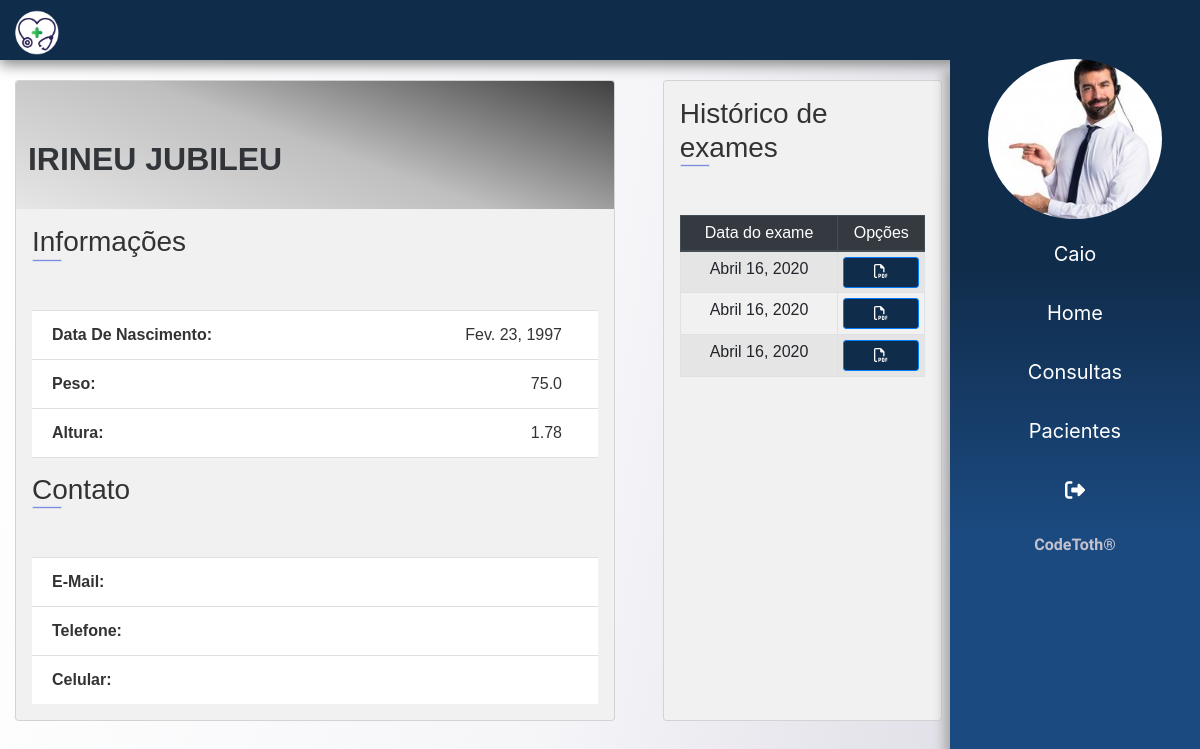
The page /pacientes/paciente/1 (signed in) on the database as committed earlier.
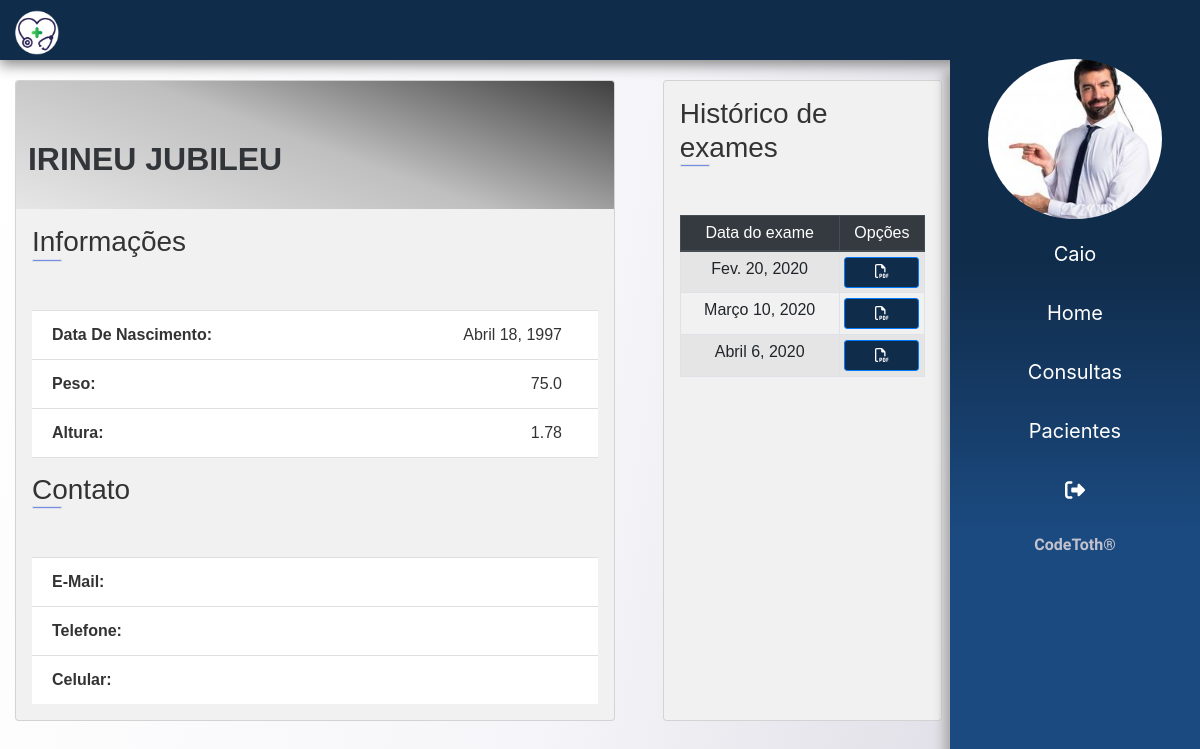
The same page on the database as committed later.
### app/paciente/models.py (models this page shows)
class Paciente(models.Model):
    nome = models.CharField(max_length=200)
    sexo = models.CharField(max_length=1)
    data_nascimento = models.DateField()
    cpf = models.CharField(max_length=20, unique=True)
    rg = models.CharField(max_length=20, unique=True)
    carteira_convenio = models.CharField(max_length=30, unique=True)
    peso = models.FloatField()
    altura = models.FloatField()
    imc = models.CharField(max_length=100)
    idade = models.CharField(max_length=100)

### app/exames/models.py (models this page shows)
class Exame_Resultado(models.Model):
    paciente = models.ForeignKey(Paciente, on_delete=models.CASCADE)
    data_exame = models.DateField()
    glicose = models.CharField(max_length=15)
    ldl = models.CharField(max_length=15)
    hdl = models.CharField(max_length=15)
    triglicerides = models.CharField(max_length=15)
    colesterol = models.CharField(max_length=15)
    pdf = models.FileField(upload_to='pdf/', blank=True)

### app/paciente/views.py (the view)
# urls.py: path('paciente/<int:paciente_id>', detalhe_paciente, name='det_paciente')
@login_required(login_url='login')
def detalhe_paciente(request, paciente_id):
    paciente = get_object_or_404(Paciente, id=paciente_id)
    exames = get_list_or_404(Exame_Resultado, paciente=paciente)
    dados =  get_dados(request)
    dados['paciente'] = paciente
    dados['exames'] = exames
    return render(request, 'paciente/det_paciente.html', dados)

### templates/paciente/det_paciente.html
{% extends 'base.html' %}
{% load static %}
{% block content %}
<main>
    <section class="container-fluid ">
        <div class="col-md-10 pb-5">
            <div class="row">
                <div class="card middle">
                    <div class="top-section">
                        <div class="container">
                            <div class="name">
                                <span> {{ paciente.nome}} </span>
                            </div>
                        </div>
                    </div>
                    <div class="info-section pr-3 mb-3">
                        <h3> Informações
                            <div class="border mb-5"></div>
                        </h3>
                        <ul class="list-group list-group-flush mb-3  info">
                            <li class="list-group-item">Data de Nascimento:
                                <span> {{ paciente.data_nascimento}}
                                </span>
                            </li>
                            <li class="list-group-item">Peso:
                                <span> {{ paciente.peso}}
                                </span>
                            </li>
                            <li class="list-group-item">Altura:
                                <span> {{ paciente.altura}}
                                </span>
                            </li>
                        </ul>
                        <h3> Contato
                            <div class="border mb-5"></div>
                        </h3>
                        <ul class="list-group list-group-flush info">
                            <li class="list-group-item">E-mail: </li>
                            <li class="list-group-item">Telefone:</li>
                            <li class="list-group-item">Celular: </li>
                        </ul>
                    </div>
                </div>
                <div class="card historico mx-auto">
                    <div class="info-section pr-3">
                        <h3> Histórico de exames   <div class="border mb-5"></div>
                        </h3>
                            <table class="table table-sm table-bordered table-striped text-center">
                                <thead class="thead-dark ">
                                    <tr>
                                        <th scope="col">Data do exame</th>
                                        <th scope="col">Opções</th>
                                </thead>
                                <tbody>
                                    {% for exame in exames %}
                                    <tr>
                                        <td>
                                            {{ exame.data_exame}}
                                        </td>
                                        <td>
                                            <a href="#" class="btn btn-sm btn-block btn-primary"> <i class="far fa-file-pdf"></i></i> </a>
                                        </td>
                                    </tr>
                                    {% endfor %}
                                </tbody>
                            </table>
                    </div>
                </div>
            </div>
        </div>
    </section>
</main>
{% endblock %}

Rows that differ between the two databases and show on the page:
changed Paciente "IRINEU JUBILEU": data_nascimento "Fev. 23, 1997" → "Abril 18, 1997"
changed Exame_Resultado: data_exame "Abril 16, 2020" → "Fev. 20, 2020"
changed Exame_Resultado: data_exame "Abril 16, 2020" → "Março 10, 2020"
changed Exame_Resultado: data_exame "Abril 16, 2020" → "Abril 6, 2020"
